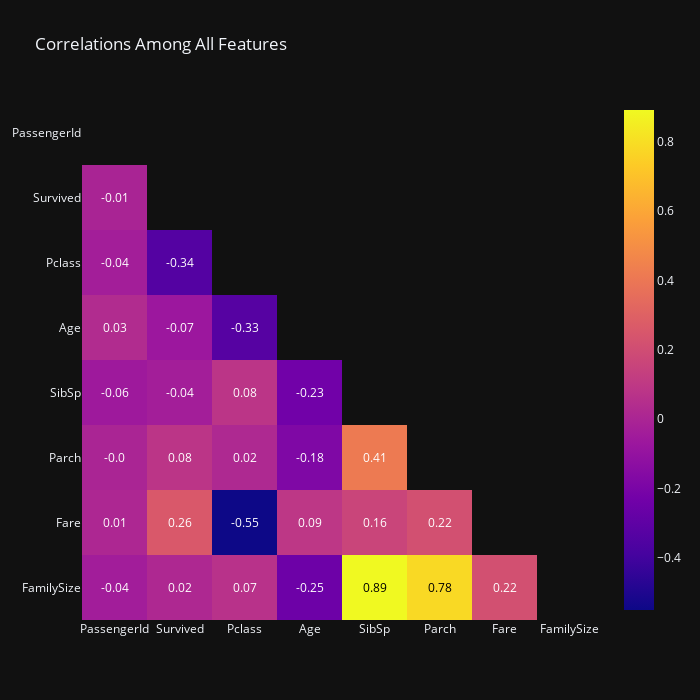

The code cell stored with this chart in its notebook:
### Markdown cell above
### Goal : Correlation Among All Features

### Code cell
corr = df.corr(method='pearson')

mask = np.triu(np.ones_like(corr, dtype=bool))

masked_corr = corr.mask(mask)

fig = px.imshow(masked_corr,
                title='Correlations Among All Features',
                height=700, width=700)

fig.update_traces(text=corr.values.round(2),
                  hovertemplate='Feature 1: %{y}<br>Feature 2: %{x}<br>Correlation: %{text}',
                  colorbar=dict(title="Correlation"))

for i in range(len(masked_corr)):
    for j in range(len(masked_corr)):
        if i != j and not pd.isnull(masked_corr.iloc[i, j]):
            color = 'white' if float(masked_corr.iloc[i, j]) < 0.5 else 'black'
            fig.add_annotation(x=j, y=i, text=str(masked_corr.iloc[i, j].round(2)),
                               showarrow=False, font=dict(color=color))

fig.update_xaxes(showgrid=False)
fig.update_yaxes(showgrid=False)

fig.show()

### Figure 1 — Plotly figure (JSON) as saved in the notebook; plotly's stock layout.template omitted (floating-point values rounded to 4 significant figures)
{"data": [{"coloraxis": "coloraxis", "colorbar": {"title": {"text": "Correlation"}}, "hovertemplate": "Feature 1: %{y}<br>Feature 2: %{x}<br>Correlation: %{text}", "name": "0", "text": [[1, -0.01, -0.04, 0.03, -0.06, 0, 0.01, -0.04], [-0.01, 1, -0.34, -0.07, -0.04, 0.08, 0.26, 0.02], [-0.04, -0.34, 1, -0.33, 0.08, 0.02, -0.55, 0.07], [0.03, -0.07, -0.33, 1, -0.23, -0.18, 0.09, -0.25], [-0.06, -0.04, 0.08, -0.23, 1, 0.41, 0.16, 0.89], [0, 0.08, 0.02, -0.18, 0.41, 1, 0.22, 0.78], [0.01, 0.26, -0.55, 0.09, 0.16, 0.22, 1, 0.22], [-0.04, 0.02, 0.07, -0.25, 0.89, 0.78, 0.22, 1]], "type": "heatmap", "x": ["PassengerId", "Survived", "Pclass", "Age", "SibSp", "Parch", "Fare", "FamilySize"], "xaxis": "x", "y": ["PassengerId", "Survived", "Pclass", "Age", "SibSp", "Parch", "Fare", "FamilySize"], "yaxis": "y", "z": [[null, null, null, null, null, null, null, null], [-0.005007, null, null, null, null, null, null, null], [-0.03514, -0.3385, null, null, null, null, null, null], [0.03321, -0.06981, -0.3313, null, null, null, null, null], [-0.05753, -0.03532, 0.08308, -0.2326, null, null, null, null], [-0.001652, 0.08163, 0.01844, -0.1792, 0.4148, null, null, null], [0.01266, 0.2573, -0.5495, 0.09157, 0.1597, 0.2162, null, null], [-0.04014, 0.01664, 0.066, -0.2485, 0.8907, 0.7831, 0.2171, null]]}], "layout": {"annotations": [{"font": {"color": "white"}, "showarrow": false, "text": "-0.01", "x": 0, "y": 1}, {"font": {"color": "white"}, "showarrow": false, "text": "-0.04", "x": 0, "y": 2}, {"font": {"color": "white"}, "showarrow": false, "text": "-0.34", "x": 1, "y": 2}, {"font": {"color": "white"}, "showarrow": false, "text": "0.03", "x": 0, "y": 3}, {"font": {"color": "white"}, "showarrow": false, "text": "-0.07", "x": 1, "y": 3}, {"font": {"color": "white"}, "showarrow": false, "text": "-0.33", "x": 2, "y": 3}, {"font": {"color": "white"}, "showarrow": false, "text": "-0.06", "x": 0, "y": 4}, {"font": {"color": "white"}, "showarrow": false, "text": "-0.04", "x": 1, "y": 4}, {"font": {"color": "white"}, "showarrow": false, "text": "0.08", "x": 2, "y": 4}, {"font": {"color": "white"}, "showarrow": false, "text": "-0.23", "x": 3, "y": 4}, {"font": {"color": "white"}, "showarrow": false, "text": "-0.0", "x": 0, "y": 5}, {"font": {"color": "white"}, "showarrow": false, "text": "0.08", "x": 1, "y": 5}, {"font": {"color": "white"}, "showarrow": false, "text": "0.02", "x": 2, "y": 5}, {"font": {"color": "white"}, "showarrow": false, "text": "-0.18", "x": 3, "y": 5}, {"font": {"color": "white"}, "showarrow": false, "text": "0.41", "x": 4, "y": 5}, {"font": {"color": "white"}, "showarrow": false, "text": "0.01", "x": 0, "y": 6}, {"font": {"color": "white"}, "showarrow": false, "text": "0.26", "x": 1, "y": 6}, {"font": {"color": "white"}, "showarrow": false, "text": "-0.55", "x": 2, "y": 6}, {"font": {"color": "white"}, "showarrow": false, "text": "0.09", "x": 3, "y": 6}, {"font": {"color": "white"}, "showarrow": false, "text": "0.16", "x": 4, "y": 6}, {"font": {"color": "white"}, "showarrow": false, "text": "0.22", "x": 5, "y": 6}, {"font": {"color": "white"}, "showarrow": false, "text": "-0.04", "x": 0, "y": 7}, {"font": {"color": "white"}, "showarrow": false, "text": "0.02", "x": 1, "y": 7}, {"font": {"color": "white"}, "showarrow": false, "text": "0.07", "x": 2, "y": 7}, {"font": {"color": "white"}, "showarrow": false, "text": "-0.25", "x": 3, "y": 7}, {"font": {"color": "black"}, "showarrow": false, "text": "0.89", "x": 4, "y": 7}, {"font": {"color": "black"}, "showarrow": false, "text": "0.78", "x": 5, "y": 7}, {"font": {"color": "white"}, "showarrow": false, "text": "0.22", "x": 6, "y": 7}], "coloraxis": {"colorscale": [[0, "#0d0887"], [0.1111, "#46039f"], [0.2222, "#7201a8"], [0.3333, "#9c179e"], [0.4444, "#bd3786"], [0.5556, "#d8576b"], [0.6667, "#ed7953"], [0.7778, "#fb9f3a"], [0.8889, "#fdca26"], [1, "#f0f921"]]}, "height": 700, "title": {"text": "Correlations Among All Features"}, "width": 700, "xaxis": {"anchor": "y", "constrain": "domain", "domain": [0, 1], "scaleanchor": "y", "showgrid": false}, "yaxis": {"anchor": "x", "autorange": "reversed", "constrain": "domain", "domain": [0, 1], "showgrid": false}}}
